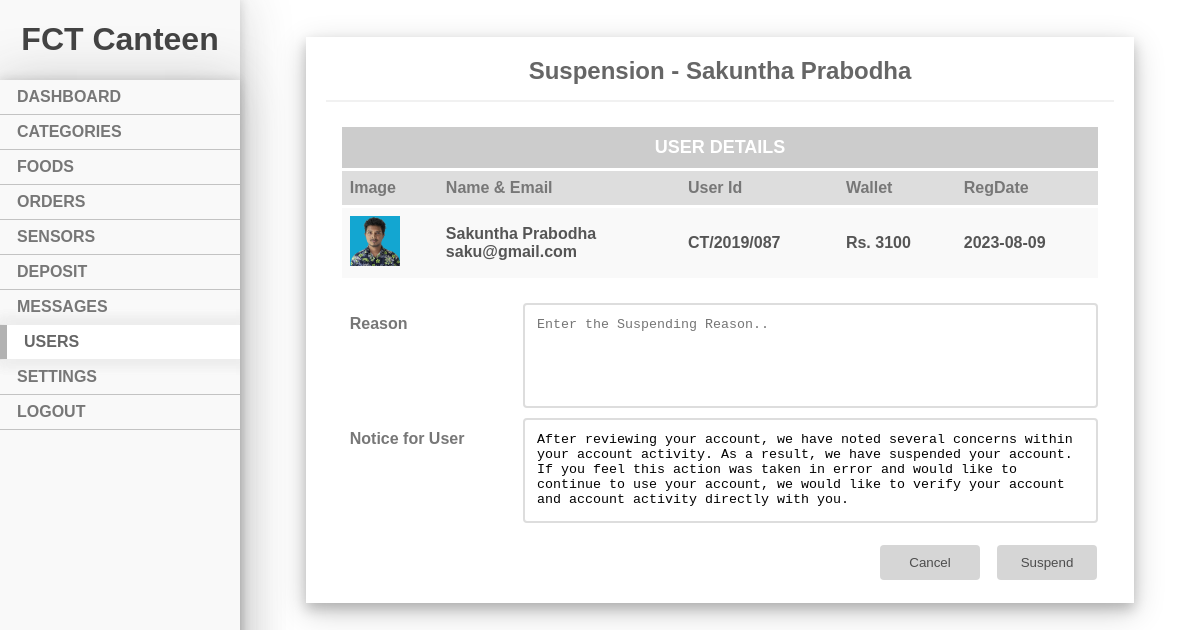
The page /admin/user/userSuspend.php?userId=2 on the database its author committed.
### tables this page shows
CREATE TABLE `customer` (
  `customer_id` int(6) NOT NULL,
  `fname` varchar(30) NOT NULL,
  `lname` varchar(30) NOT NULL,
  `email` varchar(70) NOT NULL,
  `reg_no` varchar(15) NOT NULL,
  `password` varchar(500) NOT NULL,
  `profile_pic` varchar(255) NOT NULL,
  `wallet` int(8) NOT NULL DEFAULT 0,
  `reg_date` date NOT NULL DEFAULT current_timestamp()
);

### admin/user/userSuspend.php (the view, shortened to what this page needs)
<?php
    require '../../config.php';
    if (isset($_GET['userId'])) {
        $userId = $_GET['userId'];
        $sql = "SELECT * FROM customer WHERE customer_id=$userId";
        $searchRows = $conn->query($sql);
        $sql2 = "SELECT * FROM customer WHERE customer_id=$userId";
        $searchRows2 = $conn->query($sql2);
        $searchRow2 = mysqli_fetch_assoc($searchRows2);
    }
?>
<!DOCTYPE html>
<html>
  <head>
    <link rel="stylesheet" type="text/css" href="adFood.css">
    <link rel="stylesheet" type="text/css" href="addFood.css">
    <link rel="stylesheet" type="text/css" href="depositRecord.css">
    <link rel="stylesheet" type="text/css" href="tab.css">
  </head>
  <body>
    <div class="mainSideNav">
      <h1 style="color: #444; font-family: 'Franklin Gothic Medium',
        'Arial Narrow', Arial, sans-serif; font-weight: bold; text-align: center;">FCT Canteen</h1>
      <ul class="sidenav">
        <li><a href="http://localhost/files/CanteenFCT/admin/dashboard/dashboard.php">DASHBOARD</a></li>
        <li><a href="http://localhost/files/CanteenFCT/admin/category/adCategory.php">CATEGORIES</a></li>
        <li><a href="http://localhost/files/CanteenFCT/admin/food/adFood.php">FOODS</a></li>
        <li><a href="http://localhost/files/CanteenFCT/admin/order/adOrder.php">ORDERS</a></li>
        <li><a href="http://localhost/files/CanteenFCT/admin/sensor/sensor.php">SENSORS</a></li>
        <li><a href="http://localhost/files/CanteenFCT/admin/deposit/adDeposit.php">DEPOSIT</a></li>
        <li><a href="#CONTACT">MESSAGES</a></li>
        <li><a class="current" href="http://localhost/files/CanteenFCT/admin/user/adUser.php">USERS</a></li>
        <li><a href="#CONTACT">SETTINGS</a></li>
        <li><a href="#CONTACT">LOGOUT</a></li>
      </ul>
    </div>
    <div class="content"><br><br>
        <div class="container">
            <?php
            if(mysqli_num_rows($searchRows)>0) {
            ?>
                <h2 class="text">Suspension - <?php echo $searchRow2["fname"]; ?><?php echo " "; ?><?php echo $searchRow2["lname"]; ?></h2>
                <hr>
                <table class="cateItem">
                        <tr id = "Visible">
                            <th style="border-top: none;" colspan="5">USER DETAILS</th>
                        </tr>
                        <tr style="background-color:#ddd;">
                            <td><span class="spanRecode2">Image</span></td>
                            <td><span class="spanRecode2">Name & Email</span></td>
                            <td><span class="spanRecode2">User Id</span></td>
                            <td><span class="spanRecode2">Wallet</span></td>
                            <td><span class="spanRecode2">RegDate</span></td>
                        </tr>
                <?php
                    }
                    while($searchRow = mysqli_fetch_assoc($searchRows)){
                ?>
                    <tr style="background-color:#f9f9f9;">
                        <td><image class="zoomUser" src="../../signup_form/profilePic/<?php echo $searchRow["profile_pic"]; ?>" width="50px" height="50px"></td>
                        <td><span class="spanRecode"><?php echo $searchRow["fname"]; ?><?php echo " "; ?><?php echo $searchRow["lname"]; ?>
                        <br><?php echo $searchRow["email"]; ?></span></td>
                        <td><span class="spanRecode"><?php echo $searchRow["reg_no"]; ?></span></td>
                        <td><span class="spanRecode">Rs. <?php echo $searchRow["wallet"]; ?></span></td>
                        <td><span class="spanRecode"><?php echo $searchRow["reg_date"]; ?></span></td>
                    </tr>
                </table>
                <?php
                    }
                ?>
            <form action="userSuspendAction.php" method="POST" autocomplete="off">
                <div class="row">
                    <div class="col-25">
                        <label for="reasonSuspend">Reason</label>
                    </div>
                    <div class="col-75">
                        <textarea id="reasonSuspend" name="reasonSuspend" placeholder="Enter the Suspending Reason.." maxlength="500" required></textarea>
                    </div>
                </div>
                <div class="row">
                    <div class="col-25">
                        <label for="noticeSuspend">Notice for User</label>
                    </div>
                    <div class="col-75">
                        <textarea id="noticeSuspend" name="noticeSuspend" maxlength="500" required>After reviewing your account, we have noted several concerns within your account activity. As a result, we have suspended your account. If you feel this action was taken in error and would like to continue to use your account, we would like to verify your account and account activity directly with you.</textarea>
                    </div>
                </div><br>
                <div class="row">
                    <button type="submit" class="buttonUpdate" name="suspendSubmit" value="<?=$searchRow2["customer_id"]; ?>">Suspend</button>
                    <button type="button" class="buttonCancel" name="cancelSubmit" value="<?=$searchRow2["customer_id"]; ?>" onclick="cancelFunction()">Cancel</button>
                </div>
            </form><br>
        </div>
    </div><br><br>
  </body>
</html>

### admin/user/adFood.css (style rules this page uses)
body { margin: 0; font-family: sans-serif; }
* { -webkit-transition: 0.2s; transition: 0.2s; }
html { scroll-behavior: smooth; }
.mainSideNav { margin: 0; padding: 0; width: 20%; background-color: #f9f9f9; position: fixed; height: 100%; overflow: auto; box-shadow: 0 0 10px 0 rgba(50, 50, 50, 0.2), 0 0 50px 0 rgba(50, 50, 50, 0.22); z-index: 1; }
ul.sidenav { list-style-type: none; margin: 0; padding: 0; width: 20%; background-color: #f9f9f9; position: fixed; height: 100%; overflow: auto; box-shadow: 0 0 10px 0 rgba(50, 50, 50, 0.2), 0 0 50px 0 rgba(50, 50, 50, 0.22); }
ul.sidenav li a { display: block; color: #777; padding: 8px 17px; font-weight: bold; text-decoration: none; }
ul.sidenav li { border-bottom: 1px solid rgba(0, 0, 0, 0.22); }
ul.sidenav li a.current { background-color: white; border-left: 7px solid rgba(0, 0, 0, 0.3);; color: #666; box-shadow: 5px 0 11px 7px #eee,5px 0 11px 7px #eee; }
div.content { margin-left: 20%; padding: 1px 66px; height: auto; }
hr { border: 1px solid #ccc; margin-bottom: 25px; }
table.cateItem { border-collapse: collapse; width: 96%; margin: 0 2% 2% 2%; }
.cateItem th { padding:10px; font-size: 18px; border-bottom: 3px solid white; background-color: #ccc; border-top: 17px solid white; color: white; }
.cateItem td { padding: 8px; text-align: left; border-top: 3px solid white; border-bottom: 3px solid white; color: #555; }
.cateItem tr { background-color: #f9f9f9 }

### admin/user/addFood.css (style rules this page uses)
* { box-sizing: border-box; -webkit-transition: 0.2s; transition: 0.2s; }
body { margin: 0; font-family: sans-serif; }
input[type=text], input[type=number], select, textarea { width: 100%; padding: 12px; border: 2px solid #ddd; border-radius: 4px; resize: vertical; }
textarea { resize: none; height: 105px; }
label { padding: 12px 12px 12px 8px; display: inline-block; font-weight: bold; color: #777; }
.buttonUpdate { padding: 10px 13px; border: none; border-radius: 4px; cursor: pointer; float: right; width: 100px; background-color: #ccc; color: #222; -webkit-transition-duration: 0.4s; transition-duration: 0.4s; }
button { opacity: 0.8; padding: 10px 13px; border: none; border-radius: 4px; cursor: pointer; float: right; margin-right: 17px; width: 100px; background-color: #ccc; color: #222; -webkit-transition-duration: 0.4s; transition-duration: 0.4s; }
.container { background-color: white; padding: 20px 20px 5px 20px; box-shadow: 0 6px 12px 0 rgba(0, 0, 0, 0.2), 0 9px 30px 0 rgba(0, 0, 0, 0.19); }
.col-25 { float: left; width: 23%; margin-top: 6px; margin-left: 2%; }
.col-75 { float: left; width: 73%; margin-top: 6px; margin-right: 2%; }
.row::after { content: ""; display: table; clear: both; }
.text { color: #666; text-align: center; margin-top: 0; margin-bottom: 15px; }
hr { border: 1px solid #f1f1f1; margin-bottom: 25px; }
.mainSideNav { margin: 0; padding: 0; width: 20%; background-color: #f9f9f9; position: fixed; height: 100%; overflow: auto; box-shadow: 0 0 10px 0 rgba(50, 50, 50, 0.2), 0 0 50px 0 rgba(50, 50, 50, 0.22); z-index: 1; }
ul.sidenav { list-style-type: none; margin: 0; padding: 0; width: 20%; background-color: #f9f9f9; position: fixed; height: 100%; overflow: auto; box-shadow: 0 0 10px 0 rgba(50, 50, 50, 0.2), 0 0 50px 0 rgba(50, 50, 50, 0.22); }
ul.sidenav li a { display: block; color: #777; padding: 8px 17px; font-weight: bold; text-decoration: none; }
ul.sidenav li { border-bottom: 1px solid rgba(0, 0, 0, 0.22); }
div.content { margin-left: 20%; padding: 1px 66px; height: auto; }

### admin/user/depositRecord.css (style rules this page uses)
.spanRecode { font-weight: bold; color: #555; }
.spanRecode2 { font-weight: bold; color: #777; }

### rows shown on the page
customer: fname "Sakuntha", lname "Prabodha", profile_pic (picture), email "saku@gmail.com", reg_no "CT/2019/087", wallet "3100", reg_date "2023-08-09"
